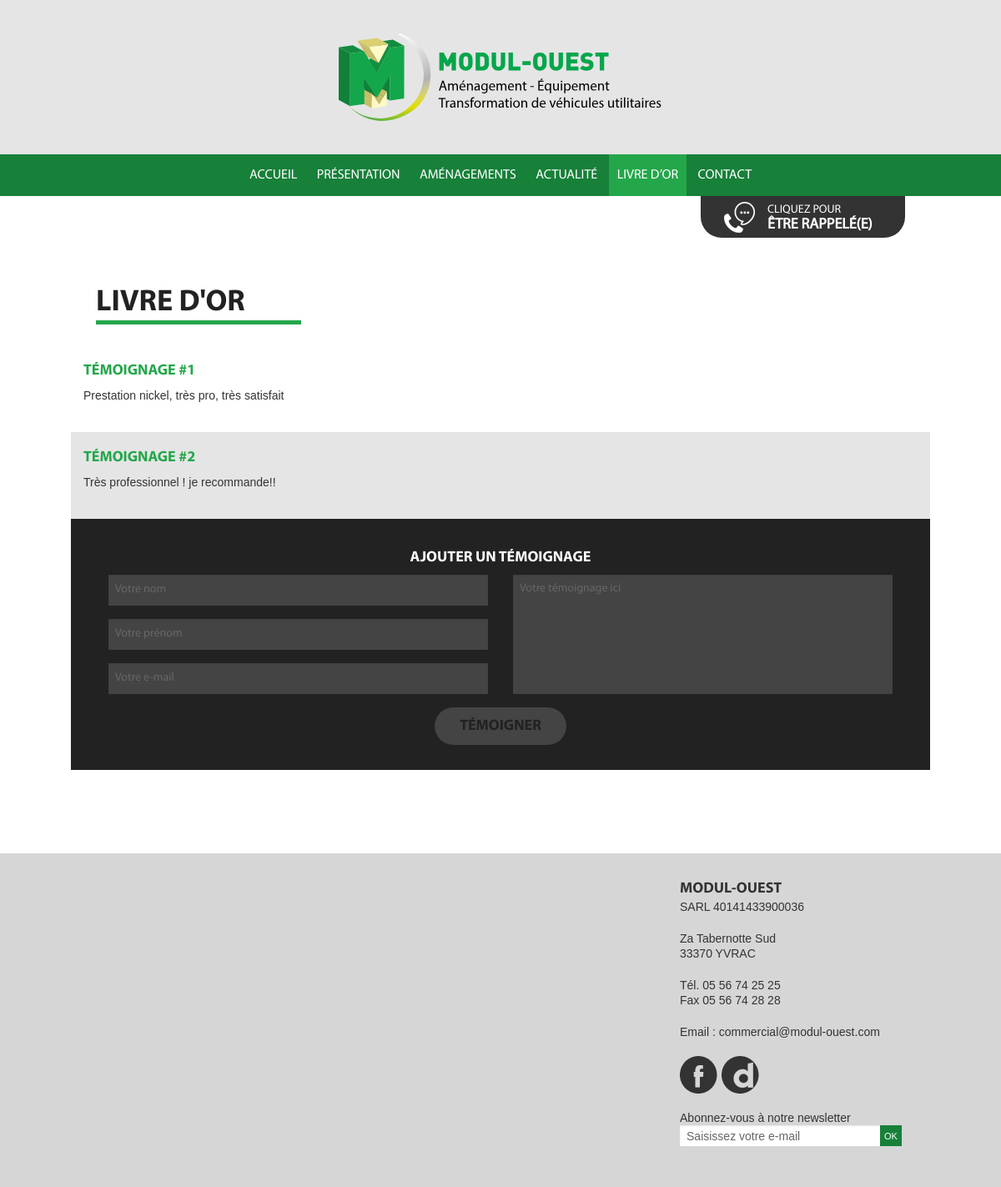
Page /livre-dor.php on the committed database.
### tables this page shows
CREATE TABLE `goldbook` (
  `id` int(11) NOT NULL AUTO_INCREMENT,
  `date` datetime NOT NULL,
  `nom` varchar(250) DEFAULT NULL,
  `email` varchar(100) DEFAULT NULL,
  `message` text,
  `online` tinyint(4) NOT NULL DEFAULT '0',
  PRIMARY KEY (`id`)
);

### admin/classes/StorageManager.php (called while the page is built, shortened)
<?php
class StorageManager{
	protected function dbConnect() {
		try {
			$this->mysqli = new mysqli ( DBHOST, DBUSER, DBPASSWD, DBNAME ) ;
		} catch (Exception $e) {
			throw new Exception("Erreur Connexion DB ". $e->getMessage());
		}
	}
}
?>

### admin/classes/Goldbook.php (called while the page is built, shortened)
<?php
require_once("StorageManager.php");
class Goldbook extends StorageManager {
	public function goldbookValidGet( $debug=false ){
		$requete = "SELECT * FROM `goldbook` WHERE online=1 ORDER BY `date` DESC" ;
		$result = mysqli_query($this->mysqli,$requete);
		$new_array = null;
		while( $row = mysqli_fetch_assoc( $result)){
			$new_array[] = $row;
		}
		return $new_array;
	}
}

### livre-dor.php (the view, shortened to what this page needs)
<?
	require $_SERVER[ "DOCUMENT_ROOT" ] . "/admin/classes/Goldbook.php";
	$debug = false;
	$goldbook = new Goldbook();
	$liste_commentaire = $goldbook->goldbookValidGet( $debug );
?>
<!doctype html>
<html class="no-js" lang="fr">
	<head>
		<? include( $_SERVER[ "DOCUMENT_ROOT" ] . "/inc/header.php" ); ?>
	</head>
<body class="page">
	<? include( $_SERVER[ "DOCUMENT_ROOT" ] . "/inc/top.php" ); ?>
	<div class="row contenu">
		<? include( $_SERVER[ "DOCUMENT_ROOT" ] . "/rappel.php" ); ?>
		<div class="large-12 columns">
			<h1>Livre d'or</h1>
		</div>
		<?
		if ( !empty( $liste_commentaire ) ) {
			$cpt = 1;
			foreach( $liste_commentaire as $_commentaire ) {
				echo "<div class='row temoignage'>\n";
				echo "	<div class='large-12 columns'>\n";
				echo "		<h3>Témoignage #" . $cpt . "</h3>\n";
				echo "		<p>" . nl2br( $_commentaire[ "message" ] ) . "</p>\n";
				echo "	</div>\n";
				echo "</div>\n";
				$cpt++;
			}
		}
		?>
		<div class="row inscription">
			<form id="formulaire" method="post" action="livre-dor.php">
				<h3>Ajouter un témoignage</h3>
				<div class="large-6 medium-6 small-12 columns">
					<input type="text" name="nom" id="nom" placeholder="Votre nom" />
					<input type="text" name="prenom" id="prenom" placeholder="Votre prénom" />
					<input type="email" name="email" id="email" placeholder="Votre e-mail" />
				</div>
				<div class="large-6 medium-6 small-12 columns">
					<textarea name="message" id="message" placeholder="Votre témoignage ici"></textarea>
				</div>
				<div class="large-12 columns">
					<input type="submit" value="Témoigner" />
				</div>
			</form>
		</div>
	</div>
	<? include( $_SERVER[ "DOCUMENT_ROOT" ] . "/inc/footer.php" ); ?>
	<? include( $_SERVER[ "DOCUMENT_ROOT" ] . "/scripts.php" ); ?>
</body>
</html>

### css/style.css (style rules this page uses)
body { font-family:'MyriadPro-Regular';color:#333;background:url('/img/background.png') repeat-y top center #e5e5e5; }
h1, h2, h3, h4, h5, h6 { font-family:'MyriadPro-Bold';text-transform:uppercase;font-size:36px; }
h1 { background:url('/img/bg-h1.png') no-repeat left bottom;margin-bottom:40px; }
h3 { font-size:18px;color:#24a74b; }
p { font-family:Arial,Helvetica,sans-serif;font-size:14px;line-height:18px;text-align:justify; }
.contenu { position:relative;margin-bottom:100px; }
.actu, .temoignage { padding:15px 0; }
.actu:nth-child(2n+2), .temoignage:nth-child(2n+2) { background:#e5e5e5; }
.inscription { background:#222;padding:30px; }
.inscription h3 { text-align:center;color:#fff; }
.inscription input, .inscription textarea { background:#444;border:none; }
.inscription textarea { height:143px;resize:none; }
.inscription .columns:last-child { text-align:center; }
.inscription input[type="submit"] { font-family:'MyriadPro-Bold';font-size:18px;line-height:25px;padding:10px 30px;border-radius:25px;background:#444;text-transform:uppercase;color:#222; }

### rows in the picture
goldbook: message "Prestation nickel, très pro, très satisfait"
goldbook: message "Très professionnel ! je recommande!!"
